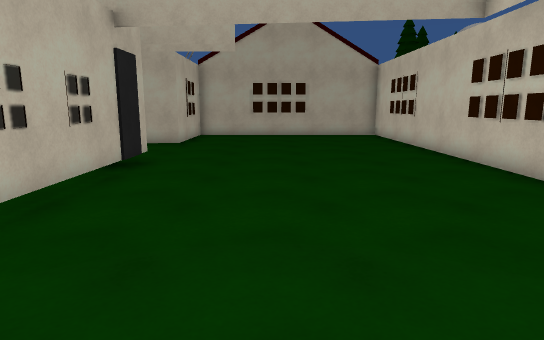
View 1 (above)

12 first-person views from a walk through a Unity game level. The camera is 1.4 m above the floor, tilts 10° down and sees 75° across. The floor is counted in squares, 1 m on a side. Each view is taken from the middle of a square. On the plan, view 1 faces up. The plan holds only what a view shows up to about 15 squares ahead; the rest is blank. The place goes on beyond the plan.

View 2
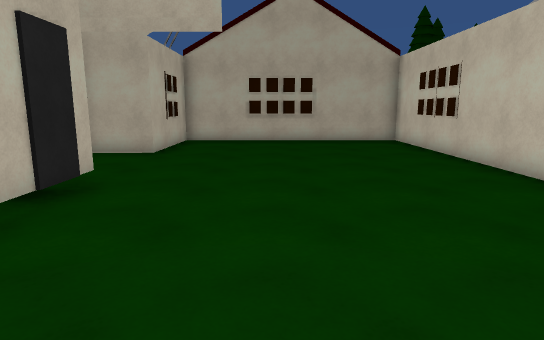

View 3
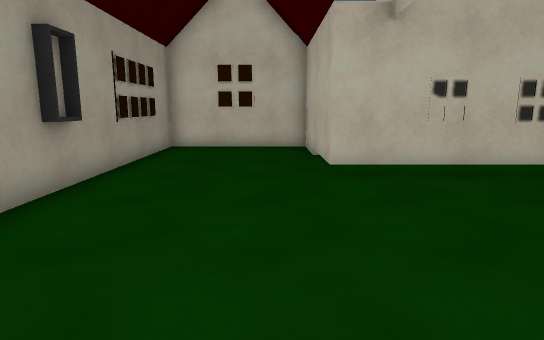

View 4
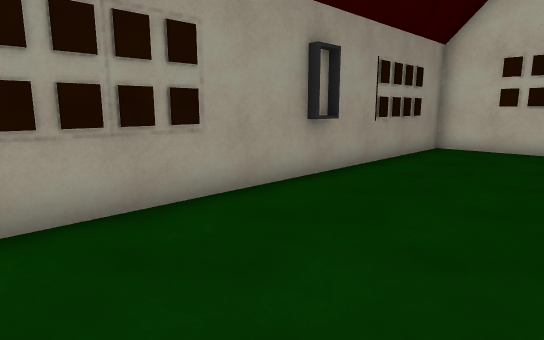

View 5
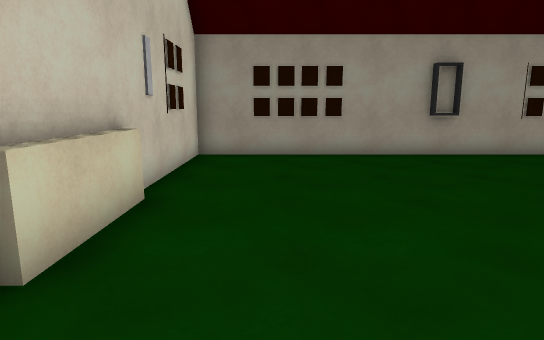

View 6
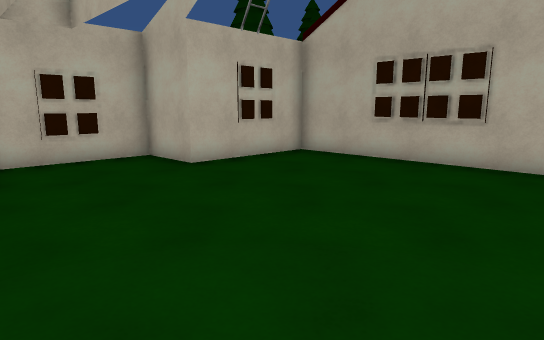

View 7
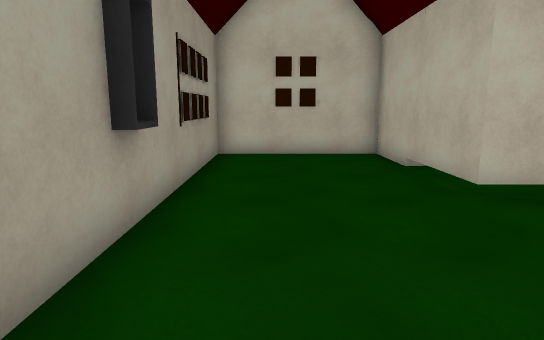

View 8
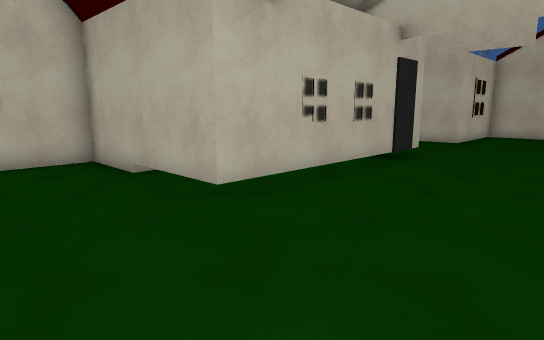

View 9
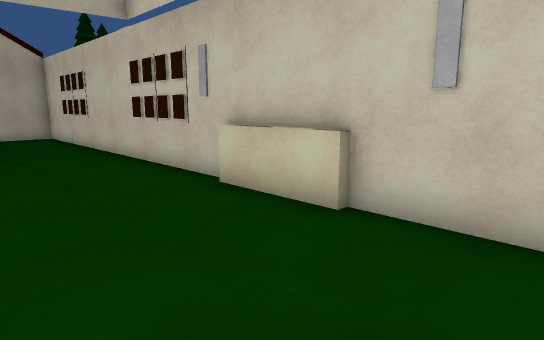

View 10
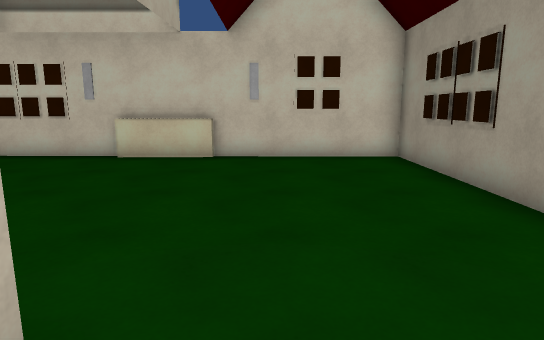

View 11
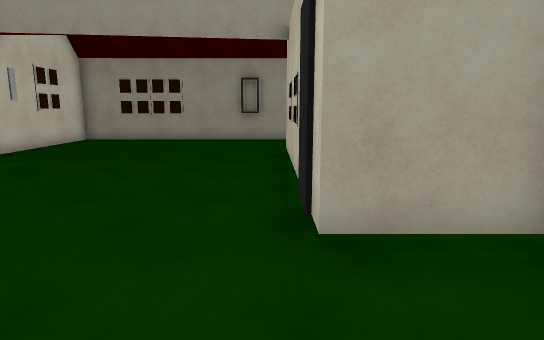

View 12
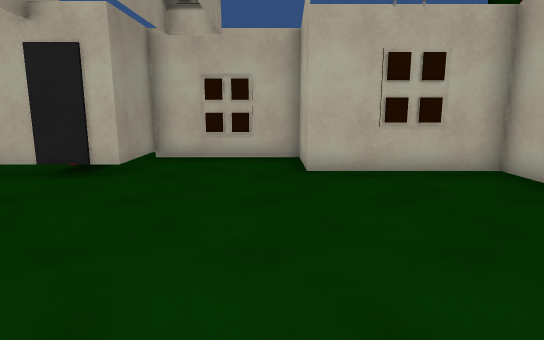

### Floor plan
Key: @ floor where view 1 was taken; # wall or solid block; . floor; L ladder; O other object.
Columns run from 9 left of view 1 to 5 right of it. Each row starts with its distance up from view 1.
 18      ####OO####
 17      #........#
 16     LO........#
 15     L#........#
 14    ###........#
 13    #..........#
 12    #..........#
 11    #..........#
 10    ###........#
  9      O........#
  8      O........#
  7      O........#
  6      O........#
  5      O........#
  4      O........#
  3    O O........#
  2 ######........#
  1 #.............#
  0 O........@....#
 -1 #.............#
 -2 #.............#
 -3 #OOOOO# OOOOOO#

Where each view was taken, in squares from view 1:
view 1: 0 up, 0 right, facing up
view 2: 3 up, 0 right, facing up
view 3: 1 up, 4 right, facing left
view 4: 2 up, 4 right, facing down-left
view 5: 8 up, 3 right, facing down
view 6: 9 up, 4 right, facing up-left
view 7: 1 down, 2 right, facing left
view 8: 1 down, 1 right, facing up-left
view 9: 0 up, 1 right, facing up-right
view 10: 1 up, 5 left, facing right
view 11: 13 up, 3 left, facing down
view 12: 13 up, 4 right, facing left
